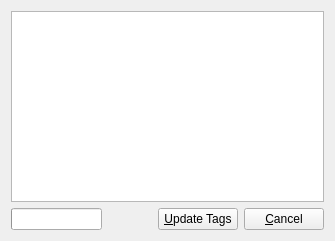
<?xml version="1.0" encoding="UTF-8"?>
<ui version="4.0">
 <class>WebServicesTagger</class>
 <widget class="QWidget" name="WebServicesTagger">
  <property name="modal" stdset="0">
   <bool>false</bool>
  </property>
  <property name="windowModality">
   <enum>Qt::WindowModal</enum>
  </property>
  <property name="geometry">
   <rect>
    <x>0</x>
    <y>0</y>
    <width>335</width>
    <height>241</height>
   </rect>
  </property>
  <property name="windowTitle">
   <string>MusicBrainz Tagger</string>
  </property>
  <layout class="QVBoxLayout" name="verticalLayout">
   <item>
    <widget class="TagGuessing::TagsView" name="resultsView">
     <property name="alternatingRowColors">
      <bool>true</bool>
     </property>
    </widget>
   </item>
   <item>
    <layout class="QHBoxLayout" name="horizontalLayout_3">
     <item>
      <widget class="QProgressBar" name="progressBar"/>
     </item>
     <item>
      <spacer name="horizontalSpacer">
       <property name="orientation">
        <enum>Qt::Horizontal</enum>
       </property>
       <property name="sizeHint" stdset="0">
        <size>
         <width>40</width>
         <height>0</height>
        </size>
       </property>
      </spacer>
     </item>
     <item>
      <widget class="QPushButton" name="pushButton_saveAndClose">
       <property name="sizePolicy">
        <sizepolicy hsizetype="Fixed" vsizetype="Fixed">
         <horstretch>0</horstretch>
         <verstretch>0</verstretch>
        </sizepolicy>
       </property>
       <property name="toolTip">
        <string>Update tags for checked tracks and exit</string>
       </property>
       <property name="text">
        <string>&amp;Update Tags</string>
       </property>
      </widget>
     </item>
     <item>
      <widget class="QPushButton" name="pushButton_cancel">
       <property name="sizePolicy">
        <sizepolicy hsizetype="Fixed" vsizetype="Fixed">
         <horstretch>0</horstretch>
         <verstretch>0</verstretch>
        </sizepolicy>
       </property>
       <property name="toolTip">
        <string>Exit without saving</string>
       </property>
       <property name="text">
        <string>&amp;Cancel</string>
       </property>
      </widget>
     </item>
    </layout>
   </item>
  </layout>
 </widget>
 <customwidgets>
  <customwidget>
   <class>TagGuessing::TagsView</class>
   <extends>QTreeView</extends>
   <header>tagguessing/TagsView.h</header>
  </customwidget>
 </customwidgets>
 <resources/>
 <connections/>
</ui>
